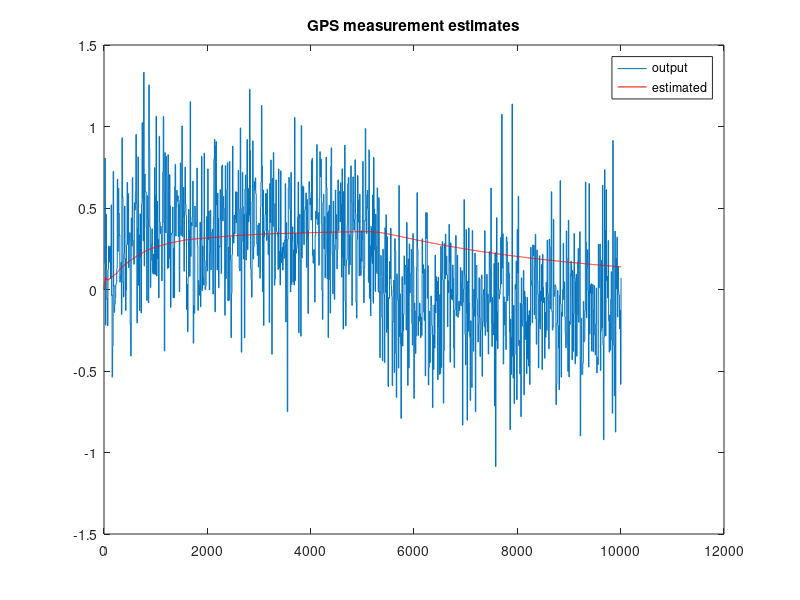
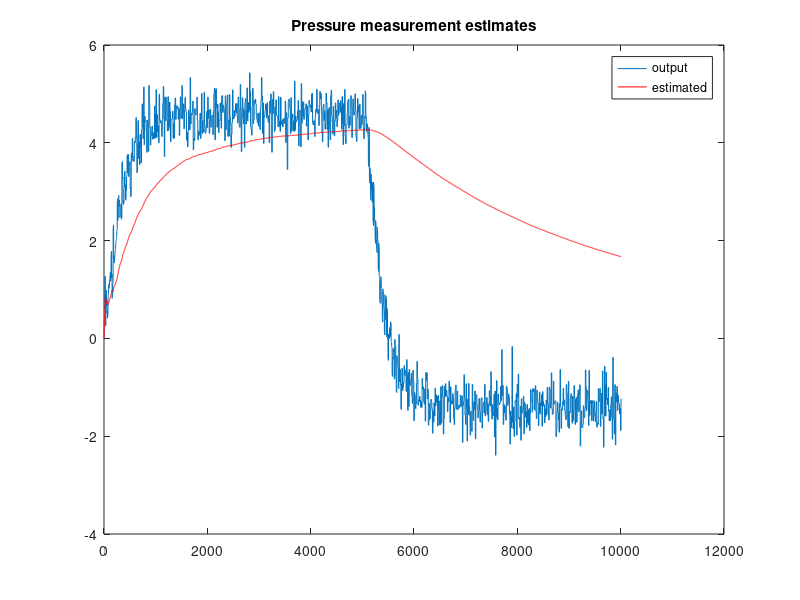
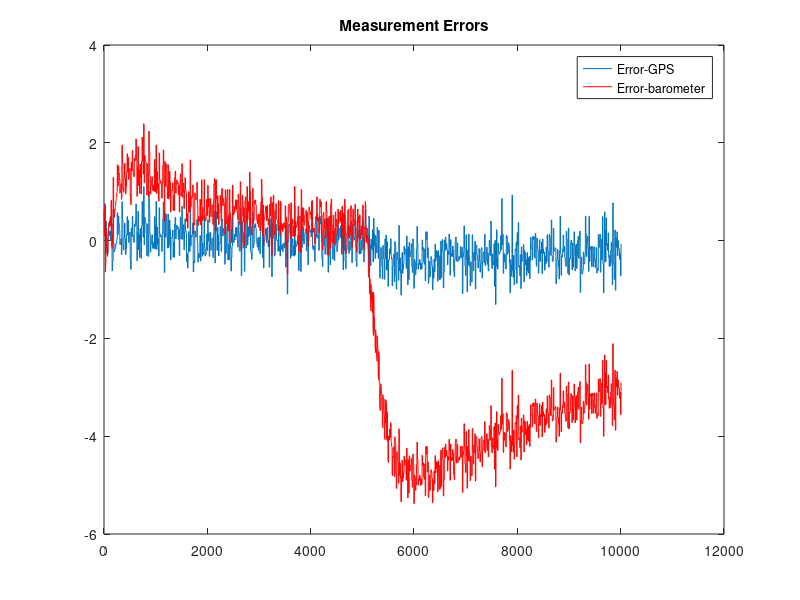
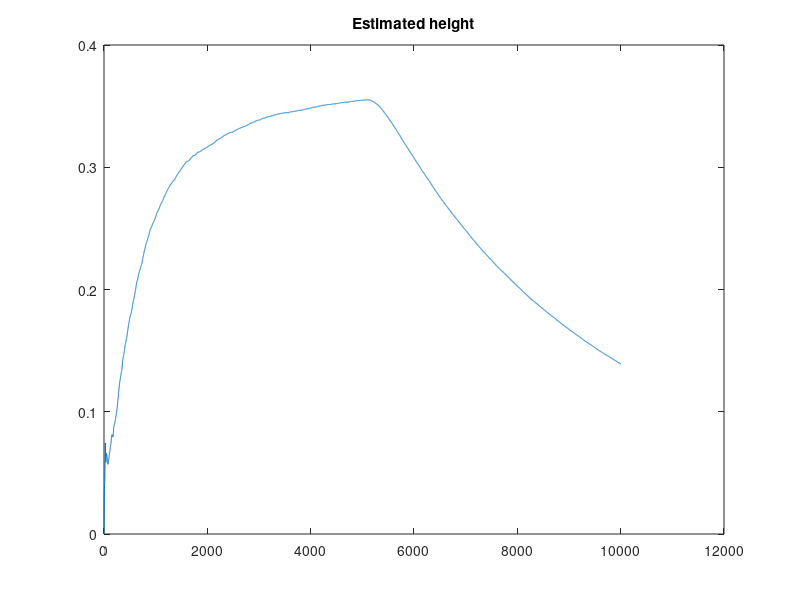

Source code (MATLAB) for these figures, in order:
% % Tutorial on Least Square Technique
% Use of LSE for heihght estimation from GPS and pressure sensors
%% Sensor data for estimation 
% Height estimation from GPS and pressure sensor
load('Height_Sensing')
y1 = z_GPS'; % Measurement 1
y2 = z_press'; % Measurement 2
Y = [y1;y2]; % All sensor measurements
%% Least Square fitting for a given data set - Estimation of a constant (Sequential Estimation)
% Y  = G x  ; x =  height
% G = [1 ; rho*g]; % rho = 1.225, g =9.81 
%-- Initilization
x_hat_SLE(:,1) = [0]; % initial estimate for [x]
P_SLE{1} = eye(1); % initial error covariance
p = length(y1); % total number of samples aviliable
R = [100,0; 0 500 ]; % Covariance of the noises in sensors
G_SLE = [1;1.225*9.81]; % Initial mapping functions 
y_hat_SLE(:,1) = [0;0]; % Initial output estimate
for i = 2: p
    %-- Step 1: 
    K_SLE = P_SLE{i-1}*G_SLE'*inv(G_SLE*P_SLE{i-1}*G_SLE' + R); % Gain computed
    P_SLE{i} = (1-K_SLE*G_SLE)*P_SLE{i-1}; % Covariance update
    x_hat_SLE(:,i) = x_hat_SLE(:,i-1) + K_SLE*(Y(:,i)-G_SLE*x_hat_SLE(:,i-1));  % estimated states
    y_hat_SLE(:,i) = G_SLE*x_hat_SLE(:,i-1); % estimated output
end
%-- 
figure; 
plot(Y(1,:)); hold on; plot(y_hat_SLE(1,:),'-r'); legend('output','estimated'); title('GPS measurement estimates');
figure; 
plot(Y(2,:)); hold on; plot(y_hat_SLE(2,:),'-r'); legend('output','estimated'); title('Pressure measurement estimates');
figure; 
plot(Y(1,:) -y_hat_SLE(1,:)); hold on; plot(Y(2,:) -y_hat_SLE(2,:),'-r'); legend('Error-GPS','Error-barometer'); title('Measurement Errors');
figure; 
plot(x_hat_SLE); title('Estimated height');
%-----






